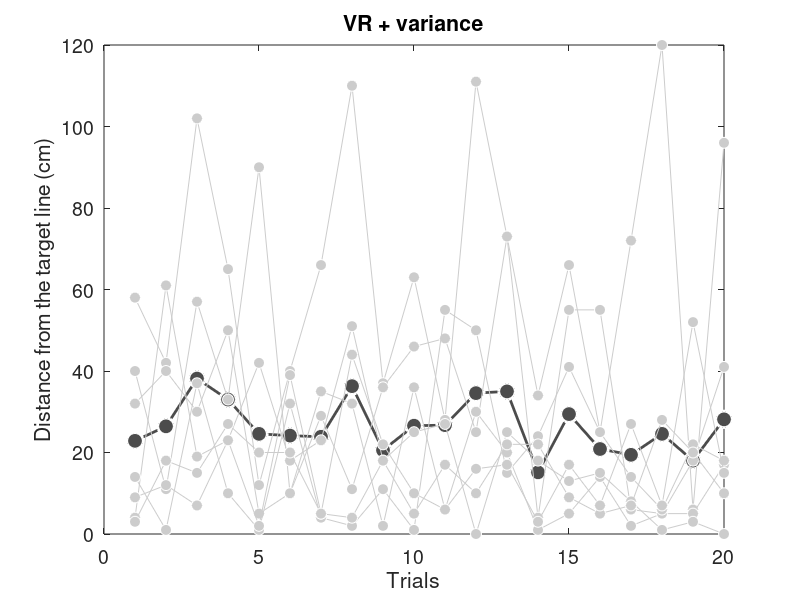

Here is the MATLAB script that generated this plot:
load('scores.mat')

VR1_24h_abs = abs(VR1_24h_diff);
VR1_24h_abs_each = mean(VR1_24h_abs, 2);

x = 1:20;


figure('Position', [100 100 700 400]);
plot(x, VR1_24h_abs_each', '-o', ...
    'LineWidth', 2, ...
    'MarkerSize', 12, ...
    'MarkerFaceColor', dark_gray, ...
    'MarkerEdgeColor', white, ...
    'Color', dark_gray)

ylim([0, 120])
h = gca;
set(h, 'FontSize', 14)

xlabel('Trials')
ylabel('Distance from the target line (cm)')
title('VR + variance')

for i = 1:VR1_number
    hold on
    y = VR1_24h_abs(:,i);
    plot(x, y', '-o', ...
    'MarkerSize', 8, ...
    'MarkerFaceColor', light_gray, ...
    'MarkerEdgeColor', white, ...
    'Color', light_gray)
end

hold off

saveas(gcf,'./data/figures/VR1_24h_test','epsc')
